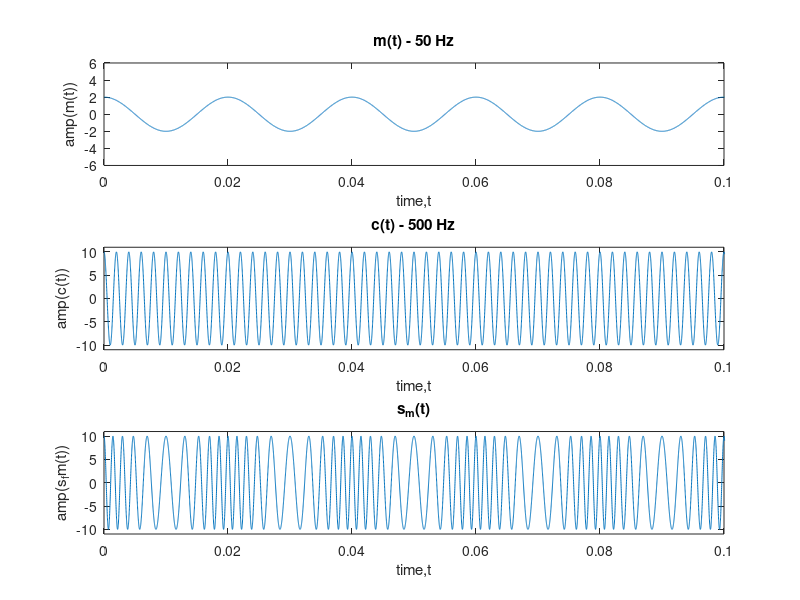
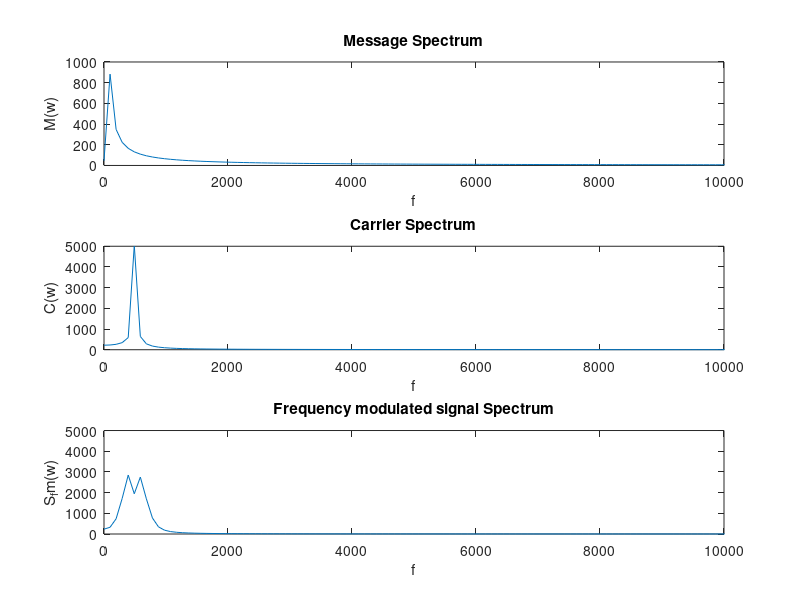

Recreate these plots in MATLAB, in order.
Am = 2;
fm = 50;
t = 0:0.00001:10;
fc = 500;
f = 0 : length(t);
beta = 4;
Ac = 10;
c_t = Ac * cos(2*pi*fc*t);
m_t = Am * cos(2*pi*fm*t);
Im = zeros(1,length(t));
s_fm = zeros(1,length(t));
% for i = 1 : length(t)
%     for x = i : 1
%         Im(i) = Im(i) + m_t(x) * t(x);
%     end;
%     %s_fm(i) = Ac * cos(2*pi*fc*t(i) + 2*pi*kf*Im(i));
%end;
s_fm = Ac * cos(2*pi*fc*t + beta*sin(2*pi*fm*t));
subplot(3,1,1);
%figure(1);
plot(t,m_t);
axis([0,0.1,-6, 6]);
xlabel('time,t');
ylabel('amp(m(t))');
title('m(t) - 50 Hz');
subplot(3,1,2);
%figure(2);
plot(t,c_t);
axis([0,0.1,-11,11]);
xlabel('time,t');
ylabel('amp(c(t))');
title('c(t) - 500 Hz');
subplot(3,1,3);
%figure(3);
plot(t,s_fm);
axis([0,0.1,-11, 11]);
xlabel('time,t');
ylabel('amp(s_fm(t))');
title('s_m(t)');
figure(2);
nfft = 1024;
M_w = fft(m_t,nfft);
C_w = fft(c_t,nfft);
S_fm_w = fft(s_fm,nfft);
M_w = M_w(1:nfft/2);
C_w = C_w(1:nfft/2);
S_fm_w = S_fm_w(1:nfft/2);
M_wx = abs(M_w);
C_wx = abs(C_w);
S_fm_wx = abs(S_fm_w);
f = (0:nfft/2-1)*1/0.00001/nfft;
figure(2);
subplot(3,1,1);
plot(f,M_wx);
axis([0,10000,0,1000]);
xlabel('f');
ylabel('M(w)');
title('Message Spectrum');
subplot(3,1,2);
plot(f,C_wx);
axis([0,10000,0,5000]);
xlabel('f');
ylabel('C(w)');
title('Carrier Spectrum');
subplot(3,1,3);
plot(f,S_fm_wx);
axis([0,10000,0,5000]);
xlabel('f');
ylabel('S_fm(w)');
title('Frequency modulated signal Spectrum');

